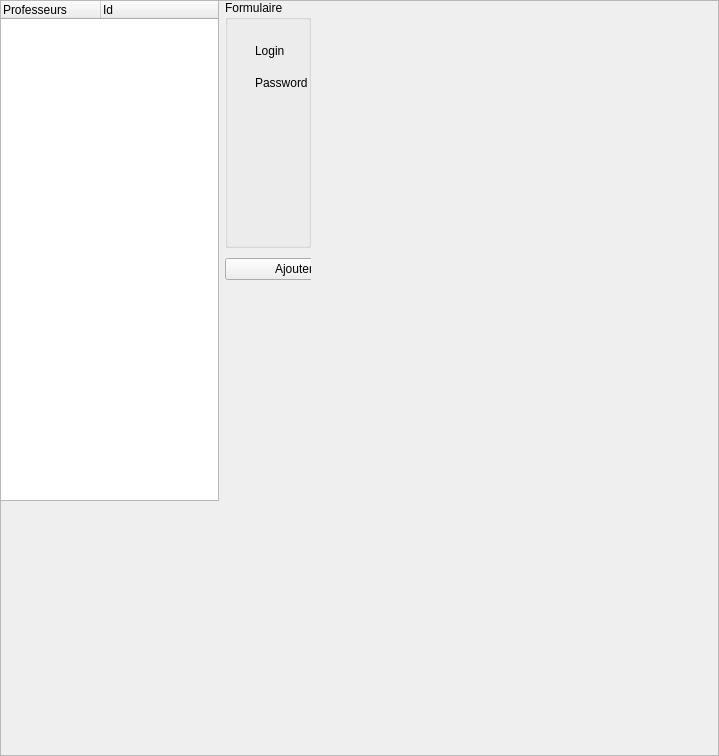
<?xml version="1.0" encoding="UTF-8"?>
<ui version="4.0">
 <class>TeacherFrame</class>
 <widget class="QFrame" name="TeacherFrame">
  <property name="geometry">
   <rect>
    <x>0</x>
    <y>0</y>
    <width>719</width>
    <height>756</height>
   </rect>
  </property>
  <property name="windowTitle">
   <string>Frame</string>
  </property>
  <property name="frameShape">
   <enum>QFrame::StyledPanel</enum>
  </property>
  <property name="frameShadow">
   <enum>QFrame::Raised</enum>
  </property>
  <widget class="QWidget" name="horizontalLayoutWidget_2">
   <property name="geometry">
    <rect>
     <x>0</x>
     <y>0</y>
     <width>311</width>
     <height>501</height>
    </rect>
   </property>
   <layout class="QGridLayout" name="mainLayout">
    <item row="0" column="0">
     <widget class="QTreeWidget" name="profTree">
      <column>
       <property name="text">
        <string>Professeurs</string>
       </property>
      </column>
      <column>
       <property name="text">
        <string>Id</string>
       </property>
      </column>
     </widget>
    </item>
    <item row="0" column="1">
     <layout class="QGridLayout" name="userLayout">
      <item row="1" column="0">
       <widget class="QFrame" name="menuW">
        <widget class="QWidget" name="horizontalLayoutWidget">
         <property name="geometry">
          <rect>
           <x>0</x>
           <y>0</y>
           <width>571</width>
           <height>31</height>
          </rect>
         </property>
         <layout class="QHBoxLayout" name="menuLayout">
          <item>
           <widget class="QPushButton" name="AddButton">
            <property name="text">
             <string>Ajouter</string>
            </property>
           </widget>
          </item>
          <item>
           <widget class="QPushButton" name="SaveButton">
            <property name="text">
             <string>Sauvegarder</string>
            </property>
           </widget>
          </item>
          <item>
           <widget class="QPushButton" name="CancelButton">
            <property name="text">
             <string>Annuler</string>
            </property>
           </widget>
          </item>
          <item>
           <widget class="QPushButton" name="DelButton">
            <property name="text">
             <string>Supprimer</string>
            </property>
           </widget>
          </item>
         </layout>
        </widget>
       </widget>
      </item>
      <item row="0" column="0">
       <widget class="QGroupBox" name="formW">
        <property name="title">
         <string>Formulaire</string>
        </property>
        <widget class="QWidget" name="gridLayoutWidget_2">
         <property name="geometry">
          <rect>
           <x>30</x>
           <y>10</y>
           <width>520</width>
           <height>578</height>
          </rect>
         </property>
         <layout class="QHBoxLayout" name="formLayout">
          <item>
           <layout class="QFormLayout" name="leftLayout">
            <property name="fieldGrowthPolicy">
             <enum>QFormLayout::ExpandingFieldsGrow</enum>
            </property>
            <property name="horizontalSpacing">
             <number>4</number>
            </property>
            <property name="verticalSpacing">
             <number>10</number>
            </property>
            <item row="0" column="1">
             <widget class="QCheckBox" name="activeBox">
              <property name="text">
               <string>Activé</string>
              </property>
             </widget>
            </item>
            <item row="1" column="0">
             <widget class="QLabel" name="label">
              <property name="text">
               <string>Login</string>
              </property>
             </widget>
            </item>
            <item row="1" column="1">
             <widget class="QLineEdit" name="loginTxt"/>
            </item>
            <item row="2" column="0">
             <widget class="QLabel" name="label_12">
              <property name="text">
               <string>Password</string>
              </property>
             </widget>
            </item>
            <item row="2" column="1">
             <widget class="QLineEdit" name="passTxt"/>
            </item>
            <item row="4" column="0">
             <widget class="QLabel" name="label_2">
              <property name="text">
               <string>Nom</string>
              </property>
             </widget>
            </item>
            <item row="4" column="1">
             <widget class="QLineEdit" name="nomTxt"/>
            </item>
            <item row="5" column="0">
             <widget class="QLabel" name="label_3">
              <property name="text">
               <string>Prenom</string>
              </property>
             </widget>
            </item>
            <item row="5" column="1">
             <widget class="QLineEdit" name="prenomTxt"/>
            </item>
            <item row="6" column="0">
             <widget class="QLabel" name="label_4">
              <property name="text">
               <string>Telephone 1</string>
              </property>
             </widget>
            </item>
            <item row="6" column="1">
             <widget class="QLineEdit" name="phoneTxt"/>
            </item>
            <item row="7" column="0">
             <widget class="QLabel" name="label_6">
              <property name="text">
               <string>Telephone 2</string>
              </property>
             </widget>
            </item>
            <item row="7" column="1">
             <widget class="QLineEdit" name="phonebisTxt"/>
            </item>
            <item row="8" column="0">
             <widget class="QLabel" name="label_7">
              <property name="text">
               <string>Adresse</string>
              </property>
             </widget>
            </item>
            <item row="8" column="1">
             <widget class="QLineEdit" name="addrTxt"/>
            </item>
            <item row="9" column="0">
             <widget class="QLabel" name="label_10">
              <property name="text">
               <string>Code Postal</string>
              </property>
             </widget>
            </item>
            <item row="9" column="1">
             <widget class="QLineEdit" name="codeTxt"/>
            </item>
            <item row="10" column="0">
             <widget class="QLabel" name="label_9">
              <property name="text">
               <string>Ville</string>
              </property>
             </widget>
            </item>
            <item row="10" column="1">
             <widget class="QLineEdit" name="villeTxt"/>
            </item>
            <item row="11" column="0">
             <widget class="QLabel" name="label_8">
              <property name="text">
               <string>Pays</string>
              </property>
             </widget>
            </item>
            <item row="11" column="1">
             <widget class="QLineEdit" name="paysTxt"/>
            </item>
            <item row="12" column="0">
             <widget class="QLabel" name="label_11">
              <property name="text">
               <string>Langue</string>
              </property>
             </widget>
            </item>
            <item row="12" column="1">
             <widget class="QLineEdit" name="languageTxt"/>
            </item>
            <item row="3" column="1">
             <widget class="QCalendarWidget" name="date"/>
            </item>
           </layout>
          </item>
          <item>
           <layout class="QFormLayout" name="rightLayout">
            <property name="fieldGrowthPolicy">
             <enum>QFormLayout::ExpandingFieldsGrow</enum>
            </property>
            <property name="horizontalSpacing">
             <number>3</number>
            </property>
            <property name="verticalSpacing">
             <number>10</number>
            </property>
            <item row="0" column="0">
             <widget class="QLabel" name="label_5">
              <property name="text">
               <string>Matiere</string>
              </property>
             </widget>
            </item>
            <item row="0" column="1">
             <widget class="QLineEdit" name="classTxt"/>
            </item>
            <item row="1" column="1">
             <widget class="QLineEdit" name="lineEdit"/>
            </item>
            <item row="1" column="0">
             <widget class="QLabel" name="label_13">
              <property name="text">
               <string>Classes</string>
              </property>
             </widget>
            </item>
           </layout>
          </item>
         </layout>
        </widget>
       </widget>
      </item>
     </layout>
    </item>
   </layout>
  </widget>
 </widget>
 <resources/>
 <connections/>
</ui>
